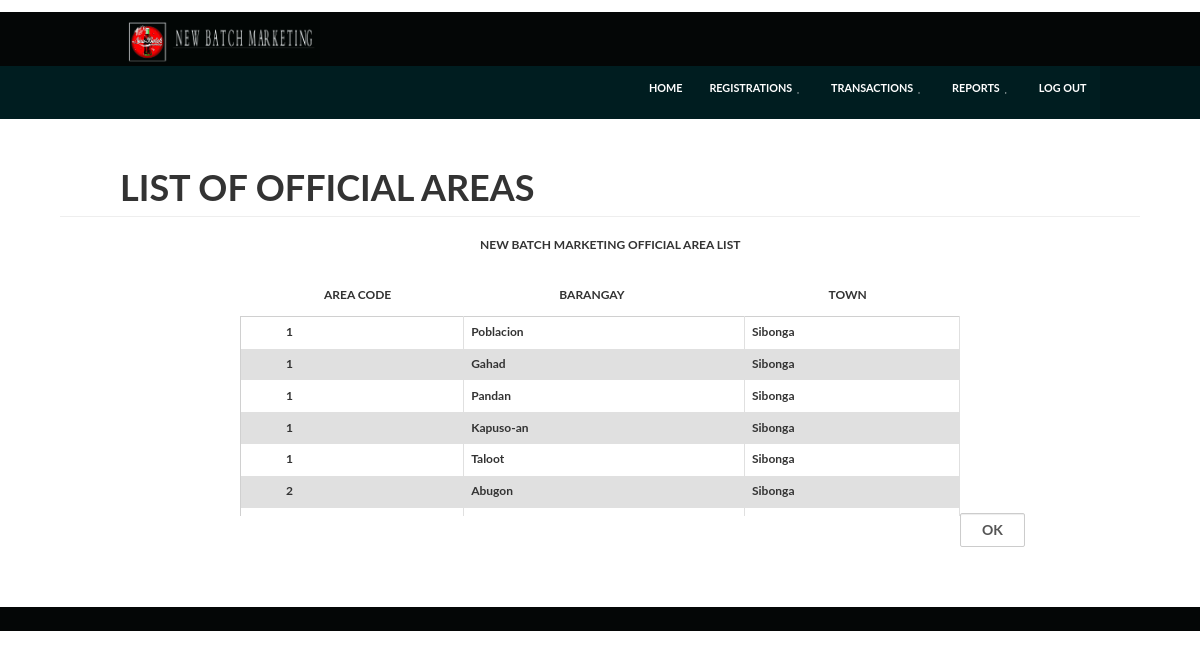
/area/area_list.php, run on the app's committed database.
### tables this page shows
CREATE TABLE IF NOT EXISTS `area` (
  `id` int(6) NOT NULL AUTO_INCREMENT,
  `area` int(6) NOT NULL,
  `barangay` varchar(15) NOT NULL,
  `town` varchar(15) NOT NULL,
  PRIMARY KEY (`id`)
);

### dbOption/Db.class.php (called while the page is built, shortened)
<?php
class DB
{
	private $pdo;
	private $sQuery;
		private function Connect()
		{
			$this->settings = parse_ini_file("settings.ini.php");
			$dsn = 'mysql:dbname='.$this->settings["dbname"].';host='.$this->settings["host"].'';
			try
			{
				$this->pdo = new PDO($dsn, $this->settings["user"], $this->settings["password"], array(PDO::MYSQL_ATTR_INIT_COMMAND => "SET NAMES utf8"));
				$this->pdo->setAttribute(PDO::ATTR_ERRMODE, PDO::ERRMODE_EXCEPTION);
				$this->pdo->setAttribute(PDO::ATTR_EMULATE_PREPARES, false);
				$this->bConnected = true;
			}
			catch (PDOException $e)
			{
				echo $this->ExceptionLog($e->getMessage());
				die();
			}
		}
		private function Init($query,$parameters = "")
		{
		try {
				$this->sQuery = $this->pdo->prepare($query);
				$this->succes 	= $this->sQuery->execute();
			}
			catch(PDOException $e)
			{
					echo $this->ExceptionLog($e->getMessage(), $query );
					die();
			}
		}
		public function query($query,$params = null, $fetchmode = PDO::FETCH_ASSOC)
		{
			$query = trim($query);
			$this->Init($query,$params);
			$rawStatement = explode(" ", $query);
			$statement = strtolower($rawStatement[0]);
			if ($statement === 'select' || $statement === 'show') {
				return $this->sQuery->fetchAll($fetchmode);
			}
			elseif ( $statement === 'insert' ||  $statement === 'update' || $statement === 'delete' ) {
				return $this->sQuery->rowCount();
			}
			else {
				return NULL;
			}
		}
}
?>

### area/area_list.php (the view, shortened to what this page needs)
<?php
require("C:\\xampp\htdocs\\new_batch_marketing\\nbm\\subheader.php");
$new_batch_marketing = new Db();
echo'<div style = "font-size:12px">';
echo '<form method = "post" action = "http://localhost:8080/new_batch_marketing/area/area_list.php">';
echo '<div style = "align:right;margin-top:8%;margin-left:10%;">';
echo '<h1>LIST OF OFFICIAL AREAS<h1></div>';
echo '<div><hr style= "width:90%;margin-right:0%;margin-top:-1%;margin-left:5%"></div>';
$infos = $new_batch_marketing->query("SELECT * FROM area ORDER BY area ASC");
	 echo'<div style = "margin-left: 40%;width:60%">NEW BATCH MARKETING OFFICIAL AREA LIST</div></br></br>';
	 echo'<div style = "float:left;margin-left:27%;">AREA CODE</div>';
	 echo'<div  style = "float:left;margin-left:14%;">BARANGAY</div>';
	 echo'<div  style = "float:left;margin-left:17%;">TOWN</div>';
	 echo'<div class = "rep" style = "float:left;margin-left:20%;margin-top:1%;width:60%;"><table>';
	foreach ($infos as $key){
		echo'<tr><td style = "padding-left:45px;">'.$key['area'].'</td><td>'.$key['barangay'].'</td><td>'.$key['town'].'</td></tr>';
	}
	echo'</table></div></div></br></br>';
	echo'<div style = "margin-top:16%;margin-left:46%;"><input type ="submit" name = "ok" value = "OK" style="width:10%;border-radius:2px;"class = "form-control"></div>';
 echo' <footer style = "margin-top:5%;"></footer>';
?>

### nbm/subheader.php (shortened to what this page needs)
<!DOCTYPE html>
<html lang="en-US">
   <head>
      <link rel="stylesheet" href="../css/components.css">
      <link rel="stylesheet" href="../css/responsee.css">
      <?php
      require("C:\\xampp\htdocs\\new_batch_marketing\dbOption\Db.class.php");
      ?>
      <link rel="stylesheet" href="../owl-carousel/owl.carousel.css">
      <link rel="stylesheet" href="../owl-carousel/owl.theme.css">
      <link rel="stylesheet" href="/new_batch_marketing/css/template-style.css">
   </head>
   <body background="black" style = "font-size:12px;font:Helvetica;">
      <div style="margin-top:1%;background:#040606;">
         <img src="/new_batch_marketing/img/nbm_cover_jpeg.jpg"style = "height:1%;width:200px;margin-left:10%;">
      </div>
       <header>
         <nav style ="margin-top:5.5%;background:#00191C;">
            <div class="line">
               <div class="top-nav">
                  <div class="top-nav s-11 1-6">
                     <ul class="right top-ul chevron">
                        <li><a href="/new_batch_marketing/nbm/nbm_index.php">HOME</a></li>
                        <li><a>REGISTRATIONS</a>
                        </li>
                        <li><a>TRANSACTIONS</a>
                        </li>
                        <li><a>REPORTS</a>
                        </li>
                        <li><a href = "http://localhost:8080/new_batch_marketing/user/user_login.php">LOG OUT</a></li>
                  </div>
               </div>
            </div>
         </nav>
      </header>

### css/responsee.css (style rules this page uses)
h1, h2, h3, h4, h5, h6 { color:#444; font-weight: normal; margin:0.2em 0 0.2em 0; }
h1 { font-size:2.4em; }
a, a:link, a:visited, a:hover, a:active { text-decoration:none; color:#444; }
img { border:0; display:block; height:auto; max-width:100%; width:auto; }
table { background:none repeat scroll 0 0 #fff; border:1px solid #D0D0D0; border-collapse:collapse; border-spacing:0; text-align:left; width:100%; }
table tr td, table tr th { padding:0.625em; }
table tr:nth-of-type(2n) { background:none repeat scroll 0 0 #e0e0e0; }
td { border-right:1px solid #e0e0e0; }
form { line-height:1.4em; }
nav { display:block; width:100%; background:#262626; }
.line::after, nav::after, .center::after, .box::after, .margin::after { clear:both; content:"."; display:block; height:0; line-height:0; visibility:hidden; }
.top-nav ul { padding:0; }
.top-nav li { float:left; list-style:none outside none; cursor:pointer; }
.top-nav li a { padding:1.25em; display:block; color:#fff; }
ul.chevron .submenu > a:after, ul.chevron .sub-submenu > a:after,ul.chevron .aside-submenu > a:after, ul.chevron .aside-sub-submenu > a:after { content:"\f004"; display:inline-block; font-family:mfg; font-size:0.7em; margin:0 0.625em; }
.aside-nav li li a, .aside-nav li li.active-item a, .aside-nav li li.aside-sub-submenu li a, .aside-nav > ul > li > a, .aside-nav > ul > li.active-item > a:link, .aside-nav > ul > li.active-item > a:visited, .aside-nav li > ul, .top-nav .active-item a, .top-nav li a, .aside-nav li a, .top-nav li ul li a, .top-nav li a,.top-nav li a, .top-nav li ul li a, .top-nav li ul li ul li a { transition:background 0.20s linear 0s; -o-transition:background 0.20s linear 0s; -ms-transition:background 0.20s linear 0s; -moz-transition:background 0.20s linear 0s; -webkit-transition:background 0.20s linear 0s; }
.line { clear:left; }
.s-1, .s-2,.s-five,.s-3, .s-4, .s-5, .s-6, .s-7, .s-8, .s-9, .s-10, .s-11, .s-12, .m-1, .m-2, .m-five, .m-3, .m-4, .m-5, .m-6, .m-7, .m-8, .m-9, .m-10, .m-11, .m-12, .l-1, .l-2, .l-five, .l-3, .l-4, .l-5, .l-6, .l-7, .l-8, .l-9, .l-10, .l-11, .l-12 { float:left; position:relative; }
.s-11 { width:91.6666%; }
.right { float:right; }

### css/template-style.css (style rules this page uses)
body { background: url("../img/background.jpg") no-repeat fixed center center / 100% auto rgba(0, 0, 0, 0); }
nav { background: none repeat scroll 0 0 rgba(0, 0, 0, 0); position: absolute; top: 0; z-index: 500; }
.top-nav { background: none repeat scroll 0 0 rgba(0, 30, 34, 0.85); }
.top-nav ul { padding: 0; }
.top-nav a { font-size: 0.9em; text-transform: uppercase; }
.top-nav { text-align: center; }
footer { background: none repeat scroll 0 0 #040606; padding: 1em 0; }

### data on the page
area: area "1", barangay "Poblacion", town "Sibonga"
area: area "1", barangay "Gahad", town "Sibonga"
area: area "1", barangay "Pandan", town "Sibonga"
area: area "1", barangay "Kapuso-an", town "Sibonga"
area: area "1", barangay "Taloot", town "Sibonga"
area: area "2", barangay "Abugon", town "Sibonga"
